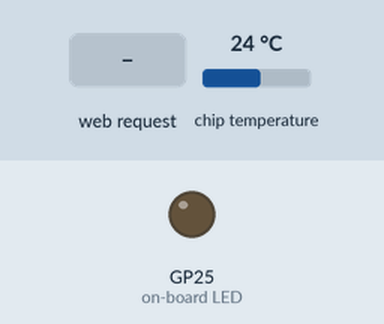
This program was run on a simulated Raspberry Pi Pico running MicroPython. Shown: output pins drawn as LEDs (lit = HIGH). The test bench sets the inputs (shaded band); at power-on: chip temperature 24 °C. WiFi joins after 1.5 s; the clock reads 2024-03-15 10:24:30 at power-on unless the program sets it; files the program writes start out absent; library files of the repository ran but are not shown: __init__.py, __init__.py; what the program prints to the serial console is not drawn.

Above: at 2.7 s.
2.8 s: HTTP request GET /enable received
At 4.2 s:
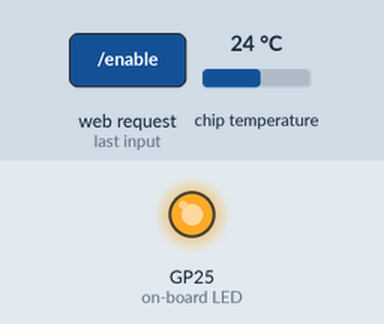
5.8 s: HTTP request GET /disable received
At 6.5 s:
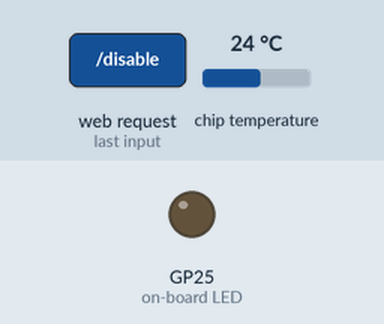
Timing chart, 0 to 8.8 s (numbered marks = the images above; inputs shaded):
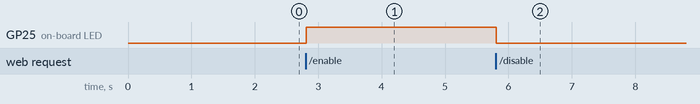

Measured:
- after the input at 2.8 s, GP25 (on-board LED): LOW → HIGH at once
- after the input at 5.8 s, GP25 (on-board LED): HIGH → LOW at once

The program:

main.py
```python
import machine
from picozero import pico_temp_sensor
from server.logger import LOG
from server.server import PicoServer
from server.device import Device

WIFI_SSID = '[SSID_HERE]'
WIFI_PASSWORD = '[PASS_HERE]'

def main():
    board = Device()
    server = PicoServer(WIFI_SSID, WIFI_PASSWORD)
    if server.connect(max_try=50):
        server.update_time_from_online()
        server.start(80)
        server.serve(board)

        server.stop()

if __name__ == "__main__":
    try:
        main()

    except KeyboardInterrupt:
        Device.reset_board()

    except Exception as error:
        LOG.logger.error("Exception: ", error)
        Device.reset_board()
```

logger.py
```python
import ulogger
import ntptime
import gc
from machine import RTC

class RealClock(ulogger.BaseClock):
    def __init__ (self):
        self.rtc = RTC()
        ntptime.host = "ntp.ntsc.ac.cn"
        ntptime.settime()

    def __call__(self) -> str:
        y,m,d,_,h,mi,s,_ = self.rtc.datetime()
        return '%d-%d-%d %d:%d:%d' % (y,m,d,h,mi,s)

class uLoggerHandlers:
    FORMAT = "&(time)% - &(level)% - &(msg)%"

    def __init__(self, clock_source):
        self.handler_to_term = ulogger.Handler(
            level=ulogger.INFO,
            fmt=uLoggerHandlers.FORMAT,
            clock=clock_source,
            direction=ulogger.TO_TERM,
            colorful=True,
        )

        self.handler_to_file = ulogger.Handler(
            level=ulogger.INFO,
            fmt=uLoggerHandlers.FORMAT,
            clock=clock_source,
            direction=ulogger.TO_FILE,
            file_name="logging.log",
            max_file_size=8*1024
        )

    def return_handlers(self):
        return (self.handler_to_term, self.handler_to_file)


class LogUtil:
    def __init__(self):
        self.clock = None
        self.is_connected = False

        # Create a temporary logger until connection established.
        temp_handlers = uLoggerHandlers(self.clock)
        self.handlers = temp_handlers.return_handlers()
        self.logger = ulogger.Logger(
            name = __name__,
            handlers = self.handlers
        )

    def set_time(self):
        # Call this function after setting a connection to internet.
        self.clock = RealClock()
        self.handlers = uLoggerHandlers(self.clock)
        self.logger = ulogger.Logger(
            name = __name__,
            handlers = self.handlers.return_handlers(),
        )

        # Run garbage collector to release old memories.
        gc.collect()

LOG = LogUtil()
```

server.py
```python
import network
import socket
from time import sleep
from server.logger import LOG
from server.views import home_page

class PicoServer:
    def __init__(self, ssid, password):
        self.WIFI_SSID = ssid
        self.WIFI_PASSWORD = password
        # Internal attributes
        self.wlan = self._setup_network()
        self.ip_addr = None
        self.socket = None

    def _setup_network(self):
        # Set-up the WiFi driver on station mode.
        wlan = network.WLAN(network.STA_IF)
        wlan.active(True)
        LOG.logger.info("Stationary mode activated.")
        return wlan

    def connect(self, max_try=25):
        self.wlan.connect(self.WIFI_SSID, self.WIFI_PASSWORD)
        LOG.logger.info("Trying to connect to AP: ", self.WIFI_SSID)
        # Wait for a handshake.
        try_count = 0
        LOG.logger.info("Waiting for handshake.")
        while not self.wlan.isconnected():
            print(".", end="")
            try_count += 1
            sleep(0.5)

            if try_count >= max_try:
                print()
                LOG.logger.error("Couldn't established a handshake to AP.")
                return False

        print()
        LOG.logger.info("Connection established. The board is online.")
        # Save the IP address.
        self.ip_addr = self.wlan.ifconfig()[0]
        LOG.logger.info("Local IP of the board is ", self.ip_addr)
        return True

    def start(self, port):
        address = (self.ip_addr, port)
        self.socket = socket.socket()
        LOG.logger.info("Socket has created.")

        # Try to bind the address.
        self.socket.bind(address)

        # Listen for client connections.
        self.socket.listen(1)
        LOG.logger.info("Socket is started to listen on %s:%d." % address)
        LOG.logger.info(self.socket)

    def stop(self):
        self.socket.close()

    def serve(self, device_instance):
        while True:
            LOG.logger.info("Accepting connections.")
            client = self.socket.accept()[0]
            request = str(client.recv(1024))
            LOG.logger.info("Request catched.")

            # Split the request header into method and query.
            request = request.split()
            request_method = request[0]
            request_query = request[1]
            LOG.logger.info("HTTP Recieved: [%s] %s" % (request_method, request_query))

            # Update states.
            device_instance.update_information()

            if request_query == "/":
                pass
            elif request_query == "/enable":
                LOG.logger.info("LED enable is catched.")
                device_instance.led_set_high()
            elif request_query == "/disable":
                LOG.logger.info("LED disable is catched.")
                device_instance.led_set_low()

            web_page = home_page(
                device_instance.states["TEMP"],
                device_instance.states["LED"],
                device_instance.states["CLOCK"]
            )
            client.send(web_page)
            client.close()

    def update_time_from_online(self):
        # Update RTC timer, and therefore logger.
        if self.wlan.isconnected():
            try:
                LOG.set_time()
                LOG.logger.info("Time has been updated from online.")
            except OSError as error:
                LOG.logger.error("Time couldn't be updated due to error: ", error)
        else:
            LOG.logger.error("Time couldn't be set because WLAN connection is not established.")
```

device.py
```python
import machine
from picozero import pico_temp_sensor, pico_led
from time import sleep
from server.logger import LOG

class Device():

    LED_NAME = "LED"
    TEMP_NAME = "TEMP"
    RTC_NAME = "CLOCK"
    LED_ENABLE_TEXT = "ON"
    LED_DISABLE_TEXT = "OFF"

    def __init__(self):
        # Initial attributes
        self.rtc = machine.RTC()

        # Default states
        self.states = {
            Device.LED_NAME: Device.LED_DISABLE_TEXT,
            Device.TEMP_NAME: 0,
            Device.RTC_NAME: (2022, 12, 15, 3, 4, 7, 14, 0),
        }
        self.led_set_low()
        self.update_information()

    @staticmethod
    def reset_board():
        LOG.logger.error("Resetting the hardware.")
        sleep(0.5)
        machine.reset()

    def update_information(self):
        self.set_temperature()
        self.set_rtc_state()

    def led_set_high(self):
        LOG.logger.info("Enabling onboard led.")
        pico_led.on()
        self.states[Device.LED_NAME] = Device.LED_ENABLE_TEXT

    def led_set_low(self):
        LOG.logger.info("Disabling onboard led.")
        pico_led.off()
        self.states[Device.LED_NAME] = Device.LED_DISABLE_TEXT

    def set_temperature(self):
        LOG.logger.info("Setting the temperature state.")
        self.states[Device.TEMP_NAME] = pico_temp_sensor.temp

    def set_rtc_state(self):
        LOG.logger.info("Setting the RTC time into state.")
        self.states[Device.RTC_NAME] = self.rtc.datetime()
```

views.py
```python
def home_page(temperature, led_state, rtc_time):
    return str(f"""
<!DOCTYPE html>
<html>
  <head>
    <meta charset="utf-8">
    <meta name="viewport" content="width=device-width, initial-scale=1">
    <title> Pico W Demo Server!</title>
    <link rel="stylesheet" href="https://cdn.jsdelivr.net/npm/bulma@0.9.4/css/bulma.min.css">
  </head>
  <body>
    <section class="section">
      <div class="container">
        <h1 class="title">Pico W Server Demo</h1>
        <p class="subtitle">This server lives on an <strong>RP2040</strong> microcontroller!</p>

    <div class="columns">
        <div class="column is-two-fifths">
          <div class="card">
            <header class="card-header">
              <p class="card-header-title">Onboard LED State</p>
            </header>
            <footer class="card-footer">
              <a href="/enable" class="card-footer-item">Activate</a>
              <a href="/disable" class="card-footer-item">Deactivate</a>
            </footer>
          </div>
        </div>

        <div class="column is-two-fifths">
          <article class="message is-info">
            <div class="message-header">
              <p>Dashboard</p>
            </div>
            <div class="message-body">
              - Temperature is {temperature} Celcius degree.
              <br>- Onboard led is {led_state}
              <br>- Current time on RTC is {rtc_time}
            </div>
          </article>
        </div>
      </div>

        </div>
    </section>
    <footer class="footer">
  <div class="content has-text-centered">
    <p>
      <strong>Pico W Server Demo</strong> by <a href="https://github.com/electricalgorithm">@electricalgorithm</a>. The source code is licensed <a href="http://opensource.org/licenses/mit-license.php">MIT</a>.
    </p>
  </div>
</footer>
  </body>
</html>
""")
```
